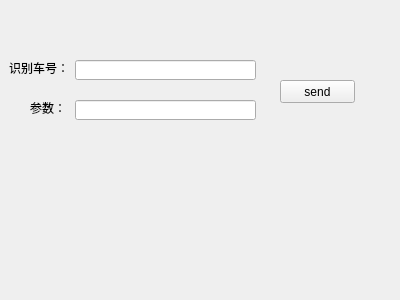
<?xml version="1.0" encoding="UTF-8"?>
<ui version="4.0">
 <class>Widget</class>
 <widget class="QWidget" name="Widget">
  <property name="geometry">
   <rect>
    <x>0</x>
    <y>0</y>
    <width>400</width>
    <height>300</height>
   </rect>
  </property>
  <property name="windowTitle">
   <string>Widget</string>
  </property>
  <widget class="QPushButton" name="SendButton">
   <property name="geometry">
    <rect>
     <x>280</x>
     <y>80</y>
     <width>75</width>
     <height>23</height>
    </rect>
   </property>
   <property name="text">
    <string>send</string>
   </property>
  </widget>
  <widget class="QLineEdit" name="lineEdit_id">
   <property name="geometry">
    <rect>
     <x>75</x>
     <y>60</y>
     <width>181</width>
     <height>20</height>
    </rect>
   </property>
  </widget>
  <widget class="QLineEdit" name="lineEdit_setting">
   <property name="geometry">
    <rect>
     <x>75</x>
     <y>100</y>
     <width>181</width>
     <height>20</height>
    </rect>
   </property>
  </widget>
  <widget class="QLabel" name="label">
   <property name="geometry">
    <rect>
     <x>9</x>
     <y>60</y>
     <width>60</width>
     <height>16</height>
    </rect>
   </property>
   <property name="text">
    <string>识别车号：</string>
   </property>
  </widget>
  <widget class="QLabel" name="label_2">
   <property name="geometry">
    <rect>
     <x>30</x>
     <y>100</y>
     <width>36</width>
     <height>16</height>
    </rect>
   </property>
   <property name="text">
    <string>参数：</string>
   </property>
  </widget>
 </widget>
 <layoutdefault spacing="6" margin="11"/>
 <resources/>
 <connections/>
</ui>
